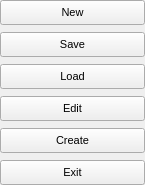
<?xml version="1.0" encoding="UTF-8"?>
<ui version="4.0">
  <class>CheckForm</class>
  <widget class="QWidget" name="CheckForm">
    <property name="geometry">
      <rect>
        <x>0</x>
        <y>0</y>
        <width>145</width>
        <height>185</height>
      </rect>
    </property>
    <property name="windowTitle">
      <string>CheckForm</string>
    </property>
    <property name="font">
      <font>
        <family>Tahoma</family>
        <pointsize>8</pointsize>
      </font>
    </property>
    <widget class="QPushButton" name="EditB">
      <property name="geometry">
        <rect>
          <x>0</x>
          <y>96</y>
          <width>145</width>
          <height>25</height>
        </rect>
      </property>
      <property name="windowTitle">
        <string>Edit</string>
      </property>
      <property name="text">
        <string>Edit</string>
      </property>
    </widget>
    <widget class="QPushButton" name="LoadB">
      <property name="geometry">
        <rect>
          <x>0</x>
          <y>64</y>
          <width>145</width>
          <height>25</height>
        </rect>
      </property>
      <property name="windowTitle">
        <string>Load</string>
      </property>
      <property name="text">
        <string>Load</string>
      </property>
    </widget>
    <widget class="QPushButton" name="SaveB">
      <property name="geometry">
        <rect>
          <x>0</x>
          <y>32</y>
          <width>145</width>
          <height>25</height>
        </rect>
      </property>
      <property name="windowTitle">
        <string>Save</string>
      </property>
      <property name="text">
        <string>Save</string>
      </property>
    </widget>
    <widget class="QPushButton" name="CreateB">
      <property name="geometry">
        <rect>
          <x>0</x>
          <y>128</y>
          <width>145</width>
          <height>25</height>
        </rect>
      </property>
      <property name="windowTitle">
        <string>Create</string>
      </property>
      <property name="text">
        <string>Create</string>
      </property>
    </widget>
    <widget class="QPushButton" name="NewB">
      <property name="geometry">
        <rect>
          <x>0</x>
          <y>0</y>
          <width>145</width>
          <height>25</height>
        </rect>
      </property>
      <property name="windowTitle">
        <string>New</string>
      </property>
      <property name="text">
        <string>New</string>
      </property>
    </widget>
    <widget class="QPushButton" name="ExitB">
      <property name="geometry">
        <rect>
          <x>0</x>
          <y>160</y>
          <width>145</width>
          <height>25</height>
        </rect>
      </property>
      <property name="windowTitle">
        <string>Exit</string>
      </property>
      <property name="text">
        <string>Exit</string>
      </property>
      <property name="font">
        <font>
          <family>MS Sans Serif</family>
          <pointsize>8</pointsize>
        </font>
      </property>
    </widget>
  </widget>
  <resources/>
  <connections/>
</ui>
